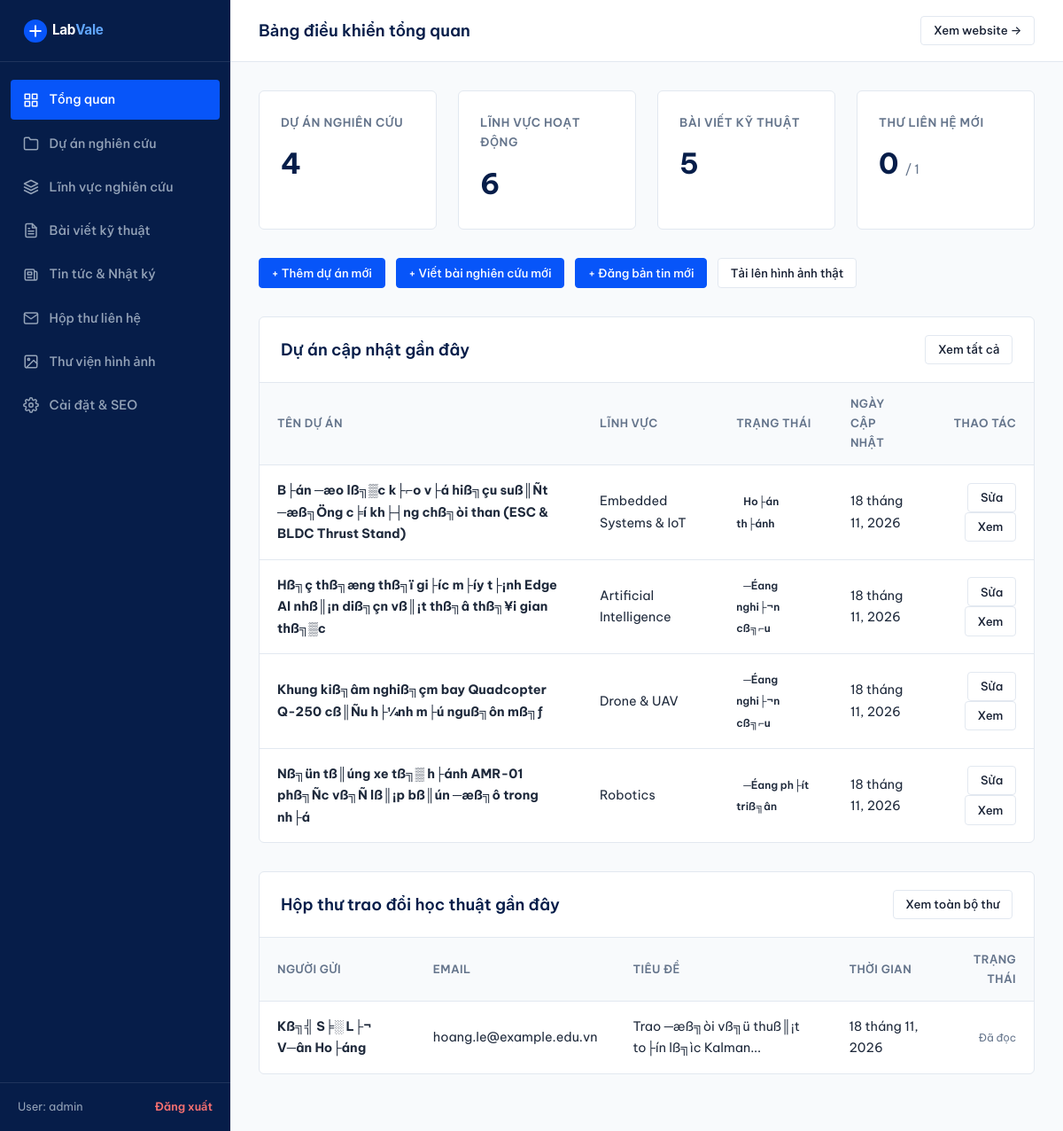
The page /admin (signed in) on the database its author committed.
### tables this page shows
CREATE TABLE `projects` (
  `id` int(11) NOT NULL AUTO_INCREMENT,
  `area_id` int(11) DEFAULT NULL,
  `title` varchar(200) NOT NULL,
  `slug` varchar(200) NOT NULL,
  `status` enum('├¥ t╞░ß╗ƒng','─Éang nghi├¬n cß╗⌐u','─Éang ph├ít triß╗ân','Ho├án th├ánh') DEFAULT '─Éang nghi├¬n cß╗⌐u',
  `summary` text NOT NULL,
  `content` longtext NOT NULL,
  `tech_stack` varchar(255) NOT NULL,
  `image` varchar(255) NOT NULL,
  `image_caption` varchar(255) DEFAULT NULL,
  `github_url` varchar(255) DEFAULT NULL,
  `demo_url` varchar(255) DEFAULT NULL,
  `is_featured` tinyint(1) DEFAULT 0,
  `sort_order` int(11) DEFAULT 0,
  `created_at` datetime DEFAULT current_timestamp(),
  `updated_at` datetime DEFAULT current_timestamp() ON UPDATE current_timestamp(),
  PRIMARY KEY (`id`),
  UNIQUE KEY `slug` (`slug`),
  KEY `area_id` (`area_id`),
  CONSTRAINT `fk_projects_area` FOREIGN KEY (`area_id`) REFERENCES `research_areas` (`id`) ON DELETE SET NULL
);

CREATE TABLE `research_areas` (
  `id` int(11) NOT NULL AUTO_INCREMENT,
  `slug` varchar(100) NOT NULL,
  `name` varchar(150) NOT NULL,
  `subtitle` varchar(255) NOT NULL,
  `icon_svg` text NOT NULL,
  `short_desc` text NOT NULL,
  `full_content` longtext NOT NULL,
  `image` varchar(255) NOT NULL,
  `sort_order` int(11) DEFAULT 0,
  `is_active` tinyint(1) DEFAULT 1,
  `created_at` datetime DEFAULT current_timestamp(),
  PRIMARY KEY (`id`),
  UNIQUE KEY `slug` (`slug`)
);

CREATE TABLE `contacts` (
  `id` int(11) NOT NULL AUTO_INCREMENT,
  `name` varchar(100) NOT NULL,
  `email` varchar(150) NOT NULL,
  `organization` varchar(150) DEFAULT NULL,
  `subject` varchar(200) NOT NULL,
  `message` text NOT NULL,
  `is_read` tinyint(1) DEFAULT 0,
  `ip_address` varchar(45) DEFAULT NULL,
  `created_at` datetime DEFAULT current_timestamp(),
  PRIMARY KEY (`id`)
);

### includes/helpers.php (called while the page is built, shortened)
<?php
function url(string $path = ''): string {
    $cleanPath = '/' . ltrim($path, '/');
    if ($cleanPath === '/') {
        return BASE_PATH === '' ? '/' : BASE_PATH . '/';
    }
    return BASE_PATH . $cleanPath;
}
function e(?string $str): string {
    return htmlspecialchars($str ?? '', ENT_QUOTES, 'UTF-8');
}
function format_date(?string $dateStr): string {
    $timestamp = strtotime($dateStr);
    $months = [
        1 => 'tháng 1', 2 => 'tháng 2', 3 => 'tháng 3', 4 => 'tháng 4',
        5 => 'tháng 5', 6 => 'tháng 6', 7 => 'tháng 7', 8 => 'tháng 8',
        9 => 'tháng 9', 10 => 'tháng 10', 11 => 'tháng 11', 12 => 'tháng 12'
    ];
    $day = date('j', $timestamp);
    $monthNum = (int)date('n', $timestamp);
    $year = date('Y', $timestamp);
    return sprintf('%d %s, %d', $day, $months[$monthNum] ?? "tháng $monthNum", $year);
}
function truncate_text(string $text, int $limit = 140, string $end = '...'): string {
    $plain = strip_tags($text);
    $truncated = mb_substr($plain, 0, $limit, 'UTF-8');
    $lastSpace = mb_strrpos($truncated, ' ', 0, 'UTF-8');
    if ($lastSpace !== false) {
        $truncated = mb_substr($truncated, 0, $lastSpace, 'UTF-8');
    }
    return $truncated . $end;
}

### admin/dashboard.php (the view, shortened to what this page needs)
<?php
require_once __DIR__ . '/views/header.php';
$db = Database::getConnection();
$countProjects = (int)$db->query("SELECT COUNT(*) FROM `projects`")->fetchColumn();
$countAreas = (int)$db->query("SELECT COUNT(*) FROM `research_areas`")->fetchColumn();
$countArticles = (int)$db->query("SELECT COUNT(*) FROM `articles`")->fetchColumn();
$countContacts = (int)$db->query("SELECT COUNT(*) FROM `contacts`")->fetchColumn();
$recentProjects = $db->query("
    SELECT p.*, a.name AS area_name
    FROM `projects` p
    LEFT JOIN `research_areas` a ON p.area_id = a.id
    ORDER BY p.id DESC
    LIMIT 5
")->fetchAll();
$recentContacts = $db->query("
    SELECT * FROM `contacts`
    ORDER BY `id` DESC
    LIMIT 5
")->fetchAll();
?>
<div class="admin-stats-grid">
    <div class="admin-stat-card">
        <div class="admin-stat-label">Dự án nghiên cứu</div>
        <div class="admin-stat-value"><?= $countProjects ?></div>
    </div>
    <div class="admin-stat-card">
        <div class="admin-stat-label">Lĩnh vực hoạt động</div>
        <div class="admin-stat-value"><?= $countAreas ?></div>
    </div>
    <div class="admin-stat-card">
        <div class="admin-stat-label">Bài viết kỹ thuật</div>
        <div class="admin-stat-value"><?= $countArticles ?></div>
    </div>
    <div class="admin-stat-card">
        <div class="admin-stat-label">Thư liên hệ mới</div>
        <div class="admin-stat-value"><?= $unreadContacts ?> <span style="font-size: 0.9rem; font-weight: 400; color: var(--admin-muted);">/ <?= $countContacts ?></span></div>
    </div>
</div>
<div style="margin-bottom: 2rem; display: flex; gap: 0.75rem; flex-wrap: wrap;">
    <a href="<?= url('/admin/projects?action=create') ?>" class="btn btn-primary btn-sm">
        + Thêm dự án mới
    </a>
    <a href="<?= url('/admin/articles?action=create') ?>" class="btn btn-primary btn-sm">
        + Viết bài nghiên cứu mới
    </a>
    <a href="<?= url('/admin/news?action=create') ?>" class="btn btn-primary btn-sm">
        + Đăng bản tin mới
    </a>
    <a href="<?= url('/admin/media') ?>" class="btn btn-secondary btn-sm">
        Tải lên hình ảnh thật
    </a>
</div>
<div class="admin-card">
    <div class="admin-card-header">
        <div class="admin-card-title">Dự án cập nhật gần đây</div>
        <a href="<?= url('/admin/projects') ?>" class="btn btn-secondary btn-sm">Xem tất cả</a>
    </div>
    <div style="overflow-x: auto;">
        <table class="admin-table">
            <thead>
                <tr>
                    <th>Tên dự án</th>
                    <th>Lĩnh vực</th>
                    <th>Trạng thái</th>
                    <th>Ngày cập nhật</th>
                    <th style="text-align: right;">Thao tác</th>
                </tr>
            </thead>
            <tbody>
                <?php if (!empty($recentProjects)): ?>
                    <?php foreach ($recentProjects as $p): ?>
                        <tr>
                            <td>
                                <strong><?= e($p['title']) ?></strong>
                            </td>
                            <td><?= e($p['area_name'] ?? 'Chưa phân loại') ?></td>
                            <td>
                                <span class="project-status-tag" style="position: static; font-size: 0.75rem; padding: 0.2rem 0.5rem; border-radius: 4px;">
                                    <?= e($p['status']) ?>
                                </span>
                            </td>
                            <td><?= format_date($p['updated_at'] ?? $p['created_at']) ?></td>
                            <td style="text-align: right;">
                                <a href="<?= url('/admin/projects?action=edit&id=' . $p['id']) ?>" class="btn btn-secondary btn-sm">
                                    Sửa
                                </a>
                                <a href="<?= url('/projects/' . $p['slug']) ?>" target="_blank" class="btn btn-secondary btn-sm">
                                    Xem
                                </a>
                            </td>
                        </tr>
                    <?php endforeach; ?>
                <?php else: ?>
                    <tr>
                        <td colspan="5" style="text-align: center; color: var(--admin-muted);">Chưa có dự án nào.</td>
                    </tr>
                <?php endif; ?>
            </tbody>
        </table>
    </div>
</div>
<div class="admin-card">
    <div class="admin-card-header">
        <div class="admin-card-title">Hộp thư trao đổi học thuật gần đây</div>
        <a href="<?= url('/admin/contacts') ?>" class="btn btn-secondary btn-sm">Xem toàn bộ thư</a>
    </div>
    <div style="overflow-x: auto;">
        <table class="admin-table">
            <thead>
                <tr>
                    <th>Người gửi</th>
                    <th>Email</th>
                    <th>Tiêu đề</th>
                    <th>Thời gian</th>
                    <th style="text-align: right;">Trạng thái</th>
                </tr>
            </thead>
            <tbody>
                <?php if (!empty($recentContacts)): ?>
                    <?php foreach ($recentContacts as $c): ?>
                        <tr style="<?= $c['is_read'] == 0 ? 'background-color: #FEFCE8;' : '' ?>">
                            <td><strong><?= e($c['name']) ?></strong></td>
                            <td><?= e($c['email']) ?></td>
                            <td><?= e(truncate_text($c['subject'], 45)) ?></td>
                            <td><?= format_date($c['created_at']) ?></td>
                            <td style="text-align: right;">
                                <?php if ($c['is_read'] == 0): ?>
                                    <span style="font-size: 0.75rem; background-color: #FEE2E2; color: #991B1B; padding: 0.2rem 0.5rem; border-radius: 4px; font-weight: 600;">Mới</span>
                                <?php else: ?>
                                    <span style="font-size: 0.75rem; color: #64748B;">Đã đọc</span>
                                <?php endif; ?>
                            </td>
                        </tr>
                    <?php endforeach; ?>
                <?php else: ?>
                    <tr>
                        <td colspan="5" style="text-align: center; color: var(--admin-muted);">Chưa có tin nhắn nào.</td>
                    </tr>
                <?php endif; ?>
            </tbody>
        </table>
    </div>
</div>
<?php require_once __DIR__ . '/views/footer.php'; ?>

### assets/css/style.css (style rules this page uses)
:root { --color-primary-navy: #061D49; --color-tech-blue: #0755F9; --color-tech-blue-hover: #0542c7; --color-white: #FFFFFF; --color-bg: #F8FAFC; --color-surface: #FFFFFF; --color-text: #172033; --color-secondary-text: #64748B; --color-border: #E2E8F0; --color-border-subtle: #F1F5F9; --color-border-hover: #CBD5E1; --status-idea-bg: #F1F5F9; --status-idea-text: #475569; --status-research-bg: #EFF6FF; --status-research-text: #1D4ED8; --status-dev-bg: #FEF3C7; --status-dev-text: #B45309; --status-done-bg: #ECFDF5; --status-done-text: #047857; --font-sans: 'Be Vietnam Pro', -apple-system, BlinkMacSystemFont, 'Segoe UI', Roboto, Helvetica, Arial, sans-serif; --font-mono: ui-monospace, SFMono-Regular, Menlo, Monaco, Consolas, "Liberation Mono", "Courier New", monospace; --max-width: 1200px; --header-height: 72px; --radius-sm: 4px; --radius-md: 6px; --radius-lg: 8px; --transition-fast: 150ms ease; --transition-normal: 220ms ease; }
*, *::before, *::after { box-sizing: border-box; margin: 0; padding: 0; }
html { font-size: 16px; scroll-behavior: smooth; -webkit-text-size-adjust: 100%; }
body { font-family: var(--font-sans); background-color: var(--color-bg); color: var(--color-text); line-height: 1.7; font-weight: 400; min-height: 100vh; display: flex; flex-direction: column; -webkit-font-smoothing: antialiased; -moz-osx-font-smoothing: grayscale; }
a { color: var(--color-tech-blue); text-decoration: none; transition: color var(--transition-fast); }
.btn { display: inline-flex; align-items: center; justify-content: center; gap: 0.5rem; padding: 0.625rem 1.25rem; font-size: 0.925rem; font-weight: 500; border-radius: var(--radius-sm); border: 1px solid transparent; cursor: pointer; transition: all var(--transition-fast); line-height: 1.4; text-decoration: none; }
.btn-primary { background-color: var(--color-tech-blue); color: var(--color-white); border-color: var(--color-tech-blue); }
.btn-secondary { background-color: var(--color-white); color: var(--color-text); border-color: var(--color-border); }
.btn-sm { padding: 0.4rem 0.85rem; font-size: 0.825rem; }
.project-status-tag { position: absolute; top: 1rem; right: 1rem; font-size: 0.75rem; font-weight: 600; padding: 0.3rem 0.65rem; border-radius: var(--radius-sm); line-height: 1.3; }

### assets/css/admin.css (style rules this page uses)
:root { --admin-navy: #061D49; --admin-blue: #0755F9; --admin-sidebar-w: 260px; --admin-border: #E2E8F0; --admin-bg: #F8FAFC; --admin-surface: #FFFFFF; --admin-text: #1E293B; --admin-muted: #64748B; }
body.admin-body { background-color: var(--admin-bg); color: var(--admin-text); font-family: 'Be Vietnam Pro', -apple-system, BlinkMacSystemFont, sans-serif; min-height: 100vh; display: flex; }
.admin-stats-grid { display: grid; grid-template-columns: repeat(4, 1fr); gap: 1.5rem; margin-bottom: 2rem; }
.admin-stat-card { background-color: var(--admin-surface); border: 1px solid var(--admin-border); border-radius: 6px; padding: 1.5rem; }
.admin-stat-label { font-size: 0.825rem; font-weight: 600; color: var(--admin-muted); text-transform: uppercase; letter-spacing: 0.04em; margin-bottom: 0.5rem; }
.admin-stat-value { font-size: 2rem; font-weight: 700; color: var(--admin-navy); }
.admin-card { background-color: var(--admin-surface); border: 1px solid var(--admin-border); border-radius: 6px; overflow: hidden; margin-bottom: 2rem; }
.admin-card-header { padding: 1.25rem 1.5rem; border-bottom: 1px solid var(--admin-border); display: flex; align-items: center; justify-content: space-between; flex-wrap: wrap; gap: 1rem; }
.admin-card-title { font-size: 1.15rem; font-weight: 600; color: var(--admin-navy); }
.admin-table { width: 100%; border-collapse: collapse; font-size: 0.9rem; text-align: left; }
.admin-table th { background-color: #F8FAFC; padding: 0.85rem 1.25rem; font-weight: 600; color: var(--admin-muted); border-bottom: 1px solid var(--admin-border); font-size: 0.8rem; text-transform: uppercase; letter-spacing: 0.03em; }
.admin-table td { padding: 1rem 1.25rem; border-bottom: 1px solid var(--admin-border); color: var(--admin-text); vertical-align: middle; }
.admin-table tr:last-child td { border-bottom: none; }

### rows shown on the page
projects: title "B├án ─æo lß╗▒c k├⌐o v├á hiß╗çu suß║Ñt ─æß╗Öng c╞í kh├┤ng chß╗òi than (ESC & BLDC Thrust Stand)", area.name "Embedded Systems & IoT", status "Ho├án th├ánh", updated_at "18 tháng 11, 2026"
projects: title "Hß╗ç thß╗æng thß╗ï gi├íc m├íy t├¡nh Edge AI nhß║¡n diß╗çn vß║¡t thß╗â thß╗¥i gian thß╗▒c", area.name "Artificial Intelligence", status "─Éang nghi├¬n cß╗⌐u", updated_at "18 tháng 11, 2026"
projects: title "Khung kiß╗âm nghiß╗çm bay Quadcopter Q-250 cß║Ñu h├¼nh m├ú nguß╗ôn mß╗ƒ", area.name "Drone & UAV", status "─Éang nghi├¬n cß╗⌐u", updated_at "18 tháng 11, 2026"
projects: title "Nß╗ün tß║úng xe tß╗▒ h├ánh AMR-01 phß╗Ñc vß╗Ñ lß║¡p bß║ún ─æß╗ô trong nh├á", area.name "Robotics", status "─Éang ph├ít triß╗ân", updated_at "18 tháng 11, 2026"
contacts: name "Kß╗╣ S╞░ L├¬ V─ân Ho├áng", email "hoang.le@example.edu.vn", subject "Trao ─æß╗òi vß╗ü thuß║¡t to├ín lß╗ìc Kalman...", created_at "18 tháng 11, 2026", is_read "Đã đọc"

### other values the page prints
$currentUser['username'] "admin"
$adminTitle "Bảng điều khiển tổng quan"
$countProjects "4"
$countAreas "6"
$countArticles "5"
$unreadContacts "0"
$countContacts "1"
